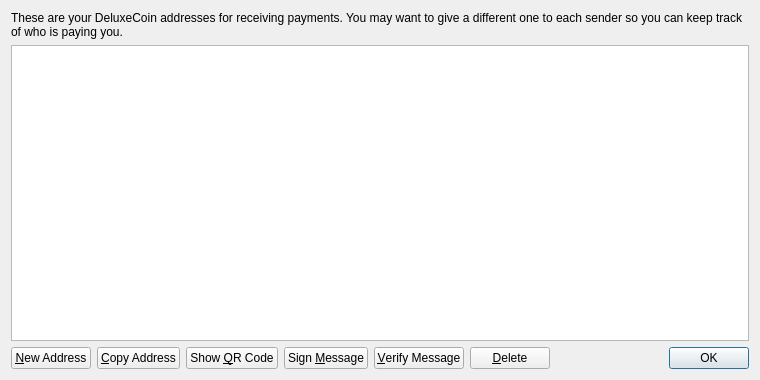
<?xml version="1.0" encoding="UTF-8"?>
<ui version="4.0">
 <class>AddressBookPage</class>
 <widget class="QWidget" name="AddressBookPage">
  <property name="geometry">
   <rect>
    <x>0</x>
    <y>0</y>
    <width>760</width>
    <height>380</height>
   </rect>
  </property>
  <property name="windowTitle">
   <string>Address Book</string>
  </property>
  <layout class="QVBoxLayout" name="verticalLayout">
   <item>
    <widget class="QLabel" name="labelExplanation">
     <property name="text">
      <string>These are your DeluxeCoin addresses for receiving payments. You may want to give a different one to each sender so you can keep track of who is paying you.</string>
     </property>
     <property name="textFormat">
      <enum>Qt::PlainText</enum>
     </property>
     <property name="wordWrap">
      <bool>true</bool>
     </property>
    </widget>
   </item>
   <item>
    <widget class="QTableView" name="tableView">
     <property name="contextMenuPolicy">
      <enum>Qt::CustomContextMenu</enum>
     </property>
     <property name="toolTip">
      <string>Double-click to edit address or label</string>
     </property>
     <property name="tabKeyNavigation">
      <bool>false</bool>
     </property>
     <property name="alternatingRowColors">
      <bool>true</bool>
     </property>
     <property name="selectionMode">
      <enum>QAbstractItemView::SingleSelection</enum>
     </property>
     <property name="selectionBehavior">
      <enum>QAbstractItemView::SelectRows</enum>
     </property>
     <property name="sortingEnabled">
      <bool>true</bool>
     </property>
     <attribute name="verticalHeaderVisible">
      <bool>false</bool>
     </attribute>
    </widget>
   </item>
   <item>
    <layout class="QHBoxLayout" name="horizontalLayout">
     <item>
      <widget class="QPushButton" name="newAddressButton">
       <property name="toolTip">
        <string>Create a new address</string>
       </property>
       <property name="text">
        <string>&amp;New Address</string>
       </property>
       <property name="icon">
        <iconset resource="../bitcoin.qrc">
         <normaloff>:/icons/add</normaloff>:/icons/add</iconset>
       </property>
      </widget>
     </item>
     <item>
      <widget class="QPushButton" name="copyToClipboard">
       <property name="toolTip">
        <string>Copy the currently selected address to the system clipboard</string>
       </property>
       <property name="text">
        <string>&amp;Copy Address</string>
       </property>
       <property name="icon">
        <iconset resource="../bitcoin.qrc">
         <normaloff>:/icons/editcopy</normaloff>:/icons/editcopy</iconset>
       </property>
      </widget>
     </item>
     <item>
      <widget class="QPushButton" name="showQRCode">
       <property name="text">
        <string>Show &amp;QR Code</string>
       </property>
       <property name="icon">
        <iconset resource="../bitcoin.qrc">
         <normaloff>:/icons/qrcode</normaloff>:/icons/qrcode</iconset>
       </property>
      </widget>
     </item>
     <item>
      <widget class="QPushButton" name="signMessage">
       <property name="toolTip">
        <string>Sign a message to prove you own a DeluxeCoin address</string>
       </property>
       <property name="text">
        <string>Sign &amp;Message</string>
       </property>
       <property name="icon">
        <iconset resource="../bitcoin.qrc">
         <normaloff>:/icons/edit</normaloff>:/icons/edit</iconset>
       </property>
      </widget>
     </item>
     <item>
      <widget class="QPushButton" name="verifyMessage">
       <property name="toolTip">
        <string>Verify a message to ensure it was signed with a specified DeluxeCoin address</string>
       </property>
       <property name="text">
        <string>&amp;Verify Message</string>
       </property>
       <property name="icon">
        <iconset resource="../bitcoin.qrc">
         <normaloff>:/icons/transaction_0</normaloff>:/icons/transaction_0</iconset>
       </property>
      </widget>
     </item>
     <item>
      <widget class="QPushButton" name="deleteButton">
       <property name="toolTip">
        <string>Delete the currently selected address from the list</string>
       </property>
       <property name="text">
        <string>&amp;Delete</string>
       </property>
       <property name="icon">
        <iconset resource="../bitcoin.qrc">
         <normaloff>:/icons/remove</normaloff>:/icons/remove</iconset>
       </property>
      </widget>
     </item>
     <item>
      <spacer name="horizontalSpacer">
       <property name="orientation">
        <enum>Qt::Horizontal</enum>
       </property>
       <property name="sizeHint" stdset="0">
        <size>
         <width>40</width>
         <height>20</height>
        </size>
       </property>
      </spacer>
     </item>
     <item>
      <widget class="QDialogButtonBox" name="buttonBox">
       <property name="sizePolicy">
        <sizepolicy hsizetype="Maximum" vsizetype="Fixed">
         <horstretch>0</horstretch>
         <verstretch>0</verstretch>
        </sizepolicy>
       </property>
       <property name="standardButtons">
        <set>QDialogButtonBox::Ok</set>
       </property>
      </widget>
     </item>
    </layout>
   </item>
  </layout>
 </widget>
 <resources>
  <include location="../bitcoin.qrc"/>
 </resources>
 <connections/>
</ui>
